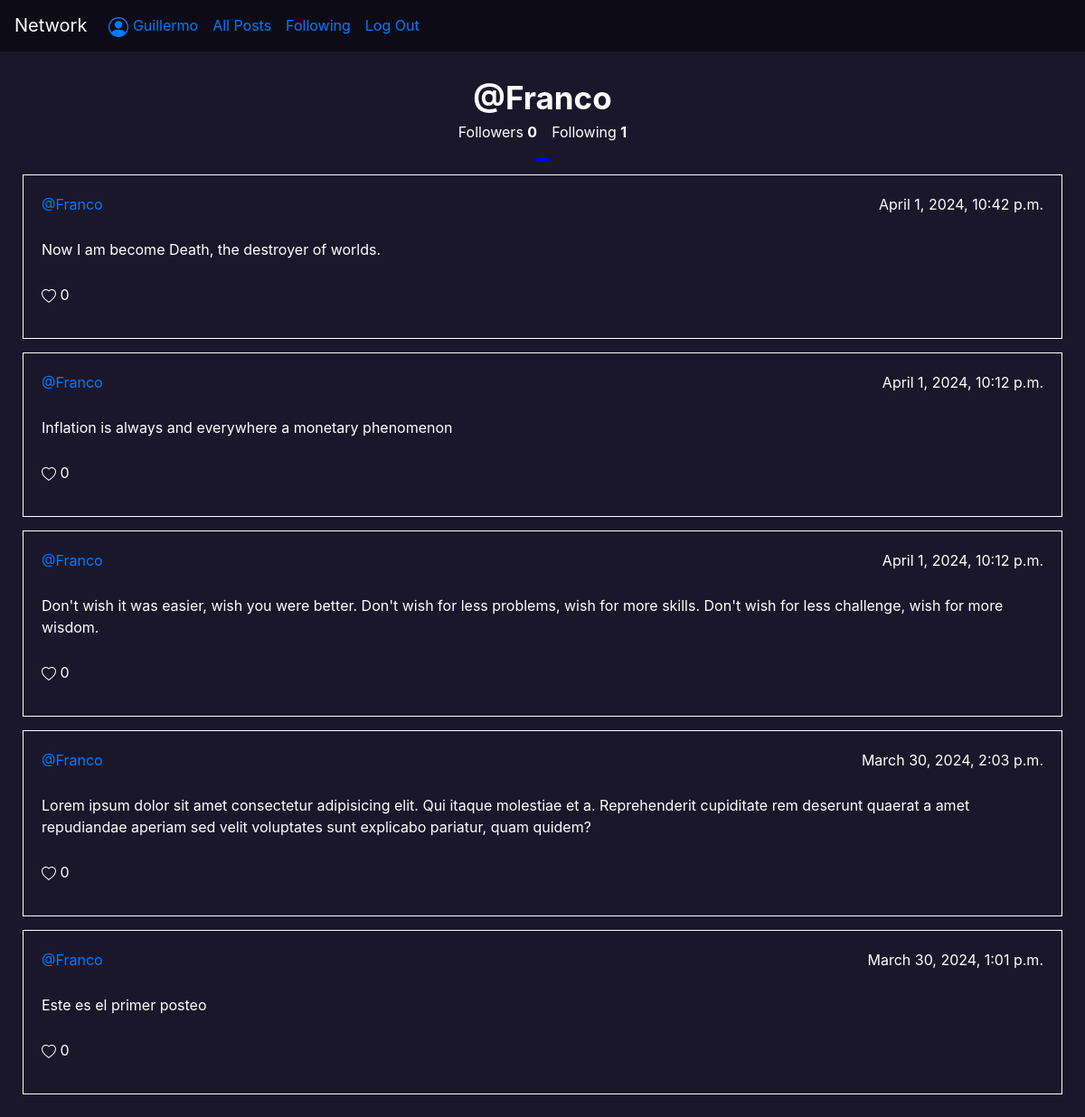
Page /profile/Franco (signed in) on the committed database.
### network/models.py (models this page shows)
class User(AbstractUser):
    pass

class Post(models.Model):
    user = models.ForeignKey(User, on_delete = models.CASCADE, related_name='post_user')
    text = models.CharField(max_length=280)
    date = models.DateTimeField(default=timezone.now())
    likes = models.ManyToManyField(User,blank=True, related_name='likes')

### network/views.py (the view)
# urls.py: path("profile/<str:username>", views.profile, name='profile'),
def profile(request, username):
    user = User.objects.get(username=username)
    follwing = Profile.objects.filter(follower=user.pk).count()
    followers = Profile.objects.filter(user=user.pk).count()
    posts = Post.objects.filter(user=user).order_by('-date')
    return render(request, "network/profile.html", {'username':user,'followers':followers,'following':follwing,'posts':posts, 'logged_user':request.user})

### network/templates/network/profile.html (shortened to what this page needs)
{% extends "network/layout.html" %}
{% load static %}
{% block body %}
<div class="mid_section">
    <div id="presentation">
        <strong id="username">@{{username}}</strong>
        <div class="follow_information">
            <p>Followers <strong id="followers">{{followers}}</strong></p>
            <p>Following <strong id="following">{{following}}</strong></p>
        </div>
        <div class="follow_information">
            <button id="follow_buttom"></button>
        </div>
    </div>
    {% if posts %}
        {% for post in posts %}
            <div class="post">
                <div class="top">
                    <a href="{% url 'profile' username=post.user %}" >@{{ post.user }}</a>
                    <p>{{ post.date }}</p>
                </div>
                <div>
                    <p>{{ post.text }}</p>
                </div>
                <div>
                    <p> {{ post.likes.all.count }}</p>
                </div>
            </div>
        {% endfor %}
    {% else %}
        <br>
        <div id="no_post">
            <strong>No posts so far</strong>
        </div>
    {% endif %}
</div>
{% endblock %}

### network/templates/network/layout.html (shortened to what this page needs)
{% load static %}
<!DOCTYPE html>
<html lang="en">
    <head>
        <link rel="stylesheet" href="https://stackpath.bootstrapcdn.com/bootstrap/4.4.1/css/bootstrap.min.css">
        <link href="{% static 'network/styles.css' %}" rel="stylesheet">
    </head>
    <body>
        <nav class="navbar navbar-expand-lg ">
            <li class="navbar-brand">Network</li>
            <div>
            <ul class="navbar-nav mr-auto">
                {% if user.is_authenticated %}
                    <li class="nav-item">
                        <a class="nav-link" href="{% url 'profile' username=user.username %}">
                             {{user.username}}
                        </a>
                    </li>
                {% endif %}
                <li class="nav-item">
                    <a class="nav-link" href="{% url 'index' %}">All Posts</a>
                </li>
                {% if user.is_authenticated %}
                    <li class="nav-item">
                        <a class="nav-link" href="{% url 'following' %}">Following</a>
                    </li>
                    <li class="nav-item">
                        <a class="nav-link" href="{% url 'logout' %}">Log Out</a>
                    </li>
                {% endif %}
            </ul>
        </div>
    </nav>
        <div class="body">
            {% block body %}
            {% endblock %}
        </div>
    </body>
</html>

### network/static/network/styles.css (style rules this page uses)
body { background-color: #1a172a; color: white; }
.navbar { background-color: #0d0c16; }
.mid_section { padding: 25px; }
.post { padding: 15px; border: 1px solid white; margin-top: 15px; display: flex; flex-direction: column; }
.post div { display: flex; margin: 5px; justify-content: space-between; }
#presentation { display: flex; flex-direction: column; }
.follow_information { display: flex; margin: 0 auto; }
#username { font-size: 35px; margin: 0 auto; }
#follow_buttom { font-size: 18px; color: white; background-color: blue; border: 1px solid blue; border-radius: 10%; outline: none; }

### rows in the picture
User: username "Guillermo"
User: username "Franco"
Post: user "Franco", date "April 1, 2024, 10:42 p.m.", text "Now I am become Death, the destroyer of worlds.", likes.all.count "0"
Post: user "Franco", date "April 1, 2024, 10:12 p.m.", text "Inflation is always and everywhere a monetary phenomenon", likes.all.count "0"
Post: user "Franco", date "April 1, 2024, 10:12 p.m.", text "Don't wish it was easier, wish you were better. Don't wish for less problems, wish for more skills. Don't wish for less challenge, wish for more wisdom.", likes.all.count "0"
Post: user "Franco", date "March 30, 2024, 2:03 p.m.", text "Lorem ipsum dolor sit amet consectetur adipisicing elit. Qui itaque molestiae et a. Reprehenderit cupiditate rem deserunt quaerat a amet repudiandae aperiam sed velit voluptates sunt explicabo pariatur, quam quidem?", likes.all.count "0"
Post: user "Franco", date "March 30, 2024, 1:01 p.m.", text "Este es el primer posteo", likes.all.count "0"

### other values in the picture
{{ followers }} "0"
{{ following }} "1"
